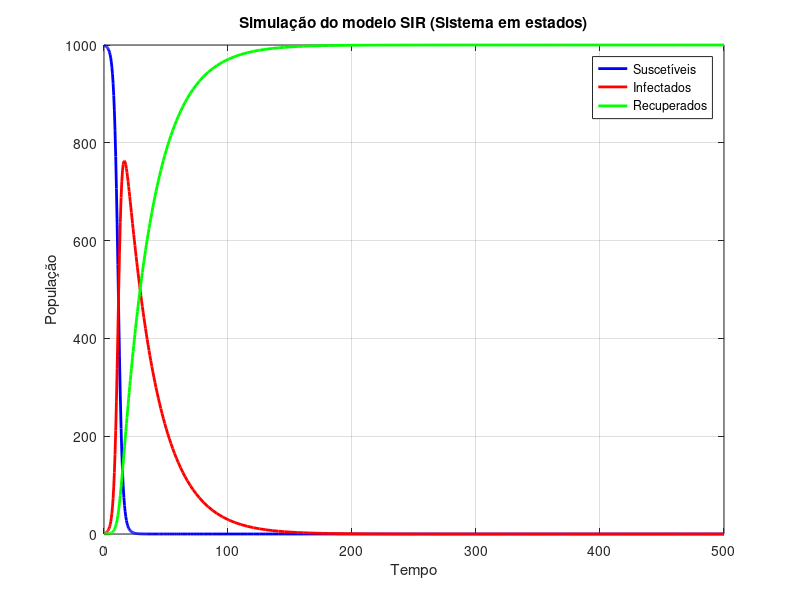

Reproduce this figure in MATLAB.
function simular_SIR()
    % Parâmetros da matrícula 2019103863
    beta = 6;    
    gamma = 3;   

    P = 1000;

    
    a = (beta + 1) / (11 * P);   
    b = (gamma + 1) / 100;      

    % Condições iniciais
    x0 = [999; 1; 0];  

    % Instantes
    tspan = [0 500];

    % Aplicando ode45
    [t, x] = ode45(@(t, x) sir_dinamico(t, x, a, b), tspan, x0);

   
    S = x(:, 1);
    I = x(:, 2);
    R = x(:, 3);
  
    figure;
    plot(t, S, 'b', 'LineWidth', 2); hold on;
    plot(t, I, 'r', 'LineWidth', 2);
    plot(t, R, 'g', 'LineWidth', 2);
    xlabel('Tempo');
    ylabel('População');
    legend('Suscetíveis', 'Infectados', 'Recuperados');
    title('Simulação do modelo SIR (Sistema em estados)');
    grid on;
end

function dx = sir_dinamico(~, x, a, b)
    S = x(1);
    I = x(2);
    R = x(3);

    dS = -a * S * I;
    dI =  a * S * I - b * I;
    dR =  b * I;

    dx = [dS; dI; dR];
end
